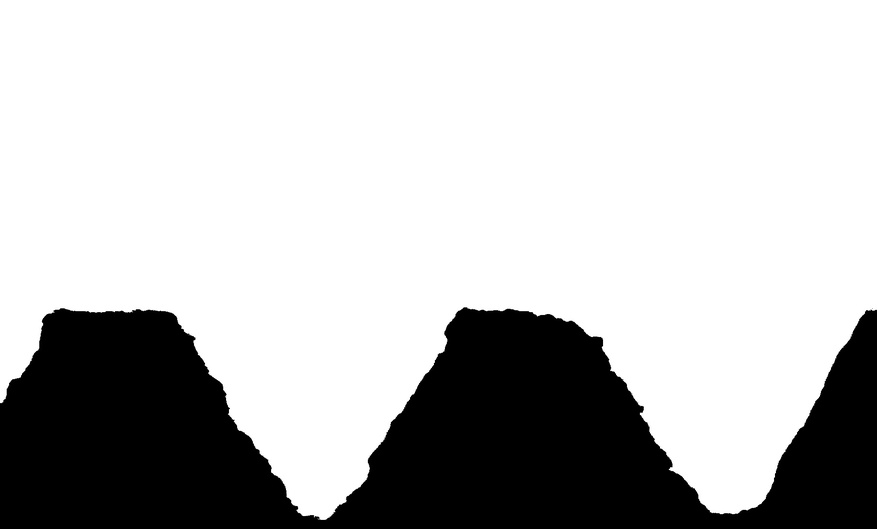
#> input picture SAM-LoRA/images/roscas_limpias/Buenas/RB01/Imagen_000501.jpg, 877 x 529 px, shrunk from 1831 x 1105 before the run; its folder holds only this picture in this run
$ jupyter execute --allow-errors 02_segmentacion.ipynb
#> lines starting #> are read from the running program, lines starting #| are printed output that depends on the picture; after the words box and inside, x2 and y2 are one past the last pixel; in counts of white or black regions, pixels touching at a corner belong together
# Notebook 02 — Segmentación con SAM

**Objetivo**: usar SAM (Segment Anything Model) para detectar y recortar filetes automáticamente.

Flujo:
1. Cargar SAM
2. Limpiar imagen (pipeline del notebook 01)
3. SAM detecta máscaras automáticamente
4. Filtrar las máscaras que corresponden a filetes
5. Guardar imágenes limpias para anotar en Label Studio
6. Verificar anotaciones COCO exportadas de Label Studio

## 1. Imports y carga de SAM

[cell 1]
import torch
import cv2
import numpy as np
import matplotlib.pyplot as plt
from pathlib import Path
from segment_anything import sam_model_registry, SamAutomaticMaskGenerator

# Rutas
DATA_ROOT   = Path(r'..\images\roscas')
MODELO_PATH = Path(r'..\models\sam_vit_b.pth')
OUTPUT_DIR  = Path(r'..\images\roscas_limpias')
ANNOT_PATH  = Path(r'..\annotations\RB01_coco.json')

#> (the rest of this cell did not finish here and is left out)

## 2. Función de limpieza (del notebook 01)

[cell 2]
def limpiar_imagen(ruta: str) -> np.ndarray:
    """
    Limpia una imagen de rosca eliminando artefactos, cabezal y ruido.
    Devuelve mascara binaria recortada lista para el modelo.
    """
    img = cv2.imread(str(ruta), cv2.IMREAD_GRAYSCALE)
#> img is the input picture: shape (529, 877); min 0, max 255, mean 188.7
    h, w = img.shape
#> h = 529; w = 877
    mitad = h // 2
#> mitad = 264
    img[img > 240] = 255
#> img: shape (529, 877); 0.8% of pixels changed, all inside (x1, y1, x2, y2) = (0, 304, 877, 519)
    _, binaria = cv2.threshold(img, 0, 255, cv2.THRESH_BINARY_INV + cv2.THRESH_OTSU)
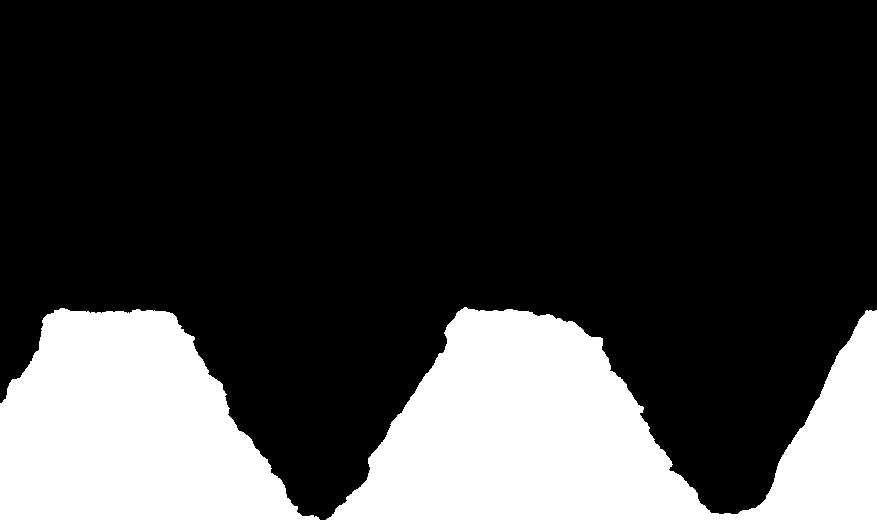
#> binaria: shape (529, 877); 26% white; 1 white region, box (x1, y1, x2, y2) and area: (0, 307, 877, 529) 120672
    binaria = cv2.bitwise_not(binaria)
    rosca_blanca = cv2.bitwise_not(binaria)
    num_labels, labels, stats, _ = cv2.connectedComponentsWithStats(rosca_blanca)
#> num_labels = 2; stats = [[0, 0, 877, 520, 343261], [0, 307, 877, 222, 120672]]
    areas = stats[1:, cv2.CC_STAT_AREA]
#> areas = [120672]
    mayor = np.argmax(areas) + 1
#> mayor = 1
    mascara = (labels == mayor).astype(np.uint8) * 255
    mascara_inferior = mascara[mitad:, :]
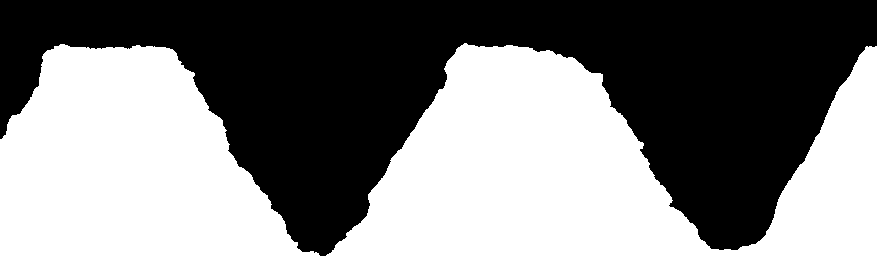
#> mascara_inferior: shape (265, 877); 51.9% white; 1 black region, box (x1, y1, x2, y2) and area: (0, 0, 877, 256) 111733
    span_columnas = np.zeros(w)
#> span_columnas = 877 values from 0 to 0
    for col in range(w):
        pixeles = np.where(mascara_inferior[:, col] > 0)[0]
        if len(pixeles) > 0:
            span_columnas[col] = (pixeles[-1] - pixeles[0]) / (h // 2)
#> after the loop, span_columnas = 877 values, max 0.837 at index 464, min 0.0303 at index 320, mean 0.518
    ultimo_valle = w
#> ultimo_valle = 877
    for col in range(w - 1, -1, -1):
        if span_columnas[col] < 0.7:
            ultimo_valle = col
            break
    mascara = mascara[:, :ultimo_valle]
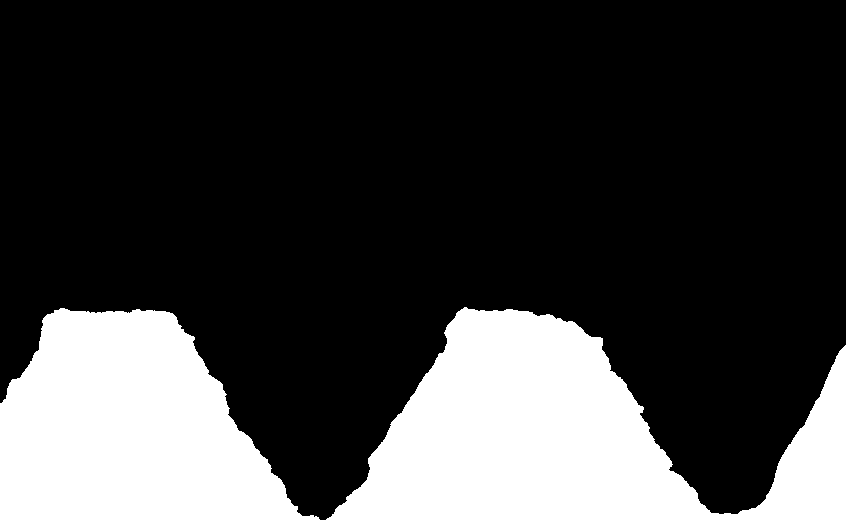
#> mascara: shape (529, 846); 25.5% white; 1 white region, box (x1, y1, x2, y2) and area: (0, 307, 846, 529) 114230
    num_labels, labels, stats, _ = cv2.connectedComponentsWithStats(mascara)
#> stats = [[0, 0, 846, 520, 333304], [0, 307, 846, 222, 114230]]
    if num_labels > 1:
        areas = stats[1:, cv2.CC_STAT_AREA]
#> areas = [114230]
        mayor = np.argmax(areas) + 1
        mascara = (labels == mayor).astype(np.uint8) * 255
    filas = np.where(mascara.any(axis=1))[0]
#> filas = 222 values from 307 to 528
    if len(filas) == 0:
        return mascara
    fila_top = filas[0]
#> fila_top = 307
    fila_bot = filas[-1]
#> fila_bot = 528
    margen = 20
    return mascara[max(0, fila_top - margen):min(h, fila_bot + margen), :]
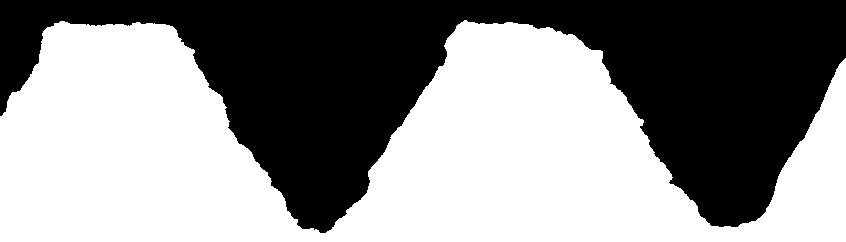
#> returned value: shape (242, 846); 55.8% white; 1 black region, box (x1, y1, x2, y2) and area: (0, 0, 846, 233) 90502
